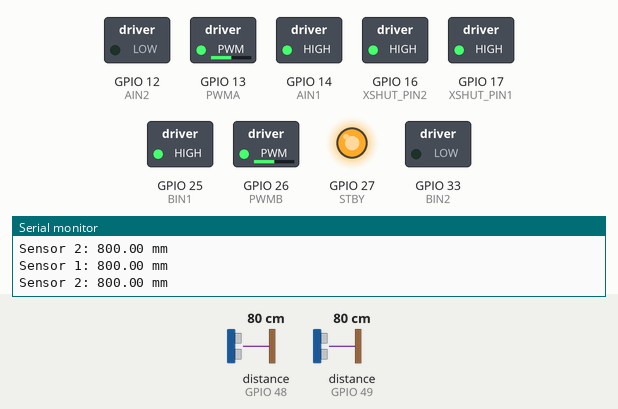
The sketch below on a simulated ESP32. Shown: switched loads named in the sketch (green lamp = pin HIGH), output pins drawn as LEDs (lit = HIGH), the last lines printed to the serial monitor. The inputs (shaded band) are chosen by the test bench; at power-on: distance to the obstacle (sensors on GPIO 49, GPIO 48) 80 cm.

Above: at 1.2 s.
1.3 s: distance to the obstacle (sensor on GPIO 49) set to 17 cm
2.8 s: distance to the obstacle (sensor on GPIO 49) set to 13 cm
At 3.5 s:
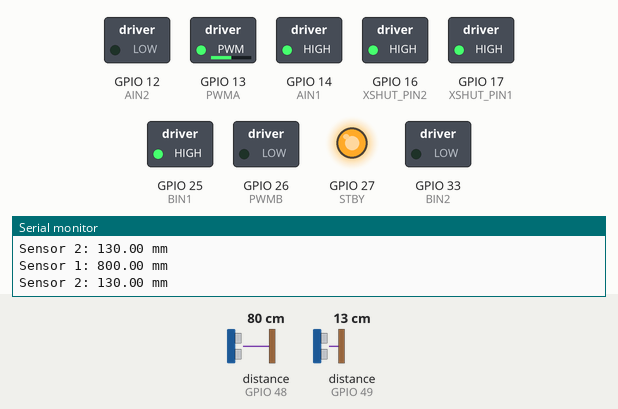
4.5 s: distance to the obstacle (sensor on GPIO 48) set to 17 cm
6.0 s: distance to the obstacle (sensor on GPIO 48) set to 13 cm
At 7.1 s:
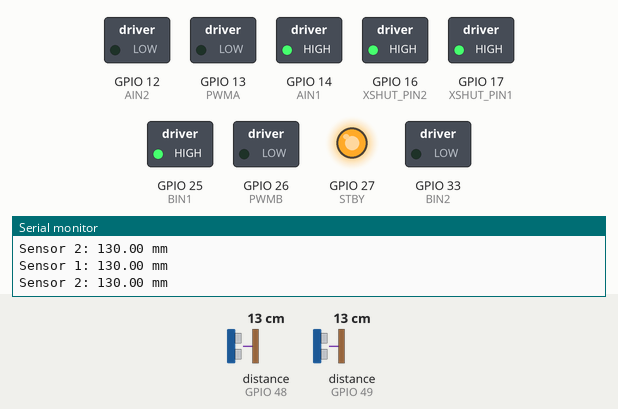
7.7 s: distance to the obstacle (sensor on GPIO 48) set to 18 cm
At 8.3 s:
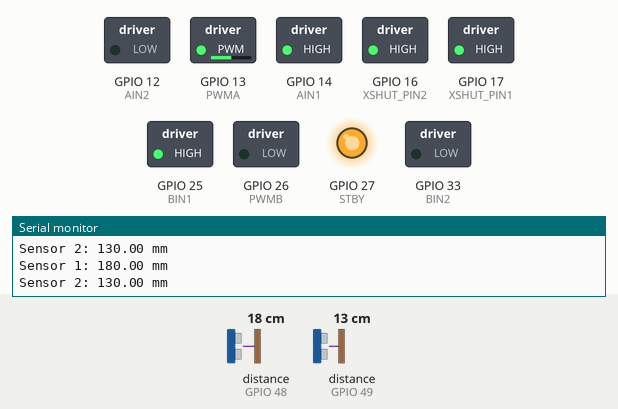
9.4 s: distance to the obstacle (sensor on GPIO 48) set to 2 cm
At 10.8 s:
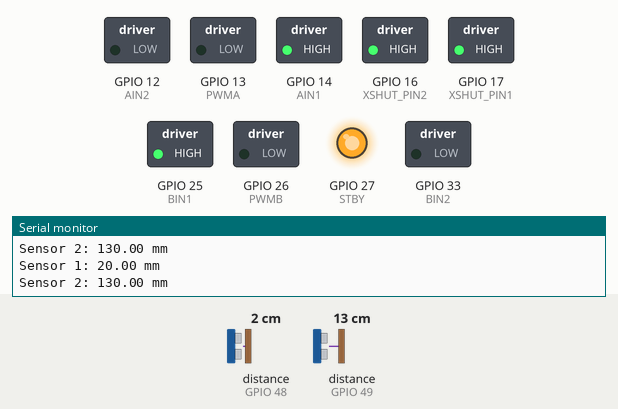
Timing chart, 0 to 12.2 s (numbered marks = the images above; inputs shaded):
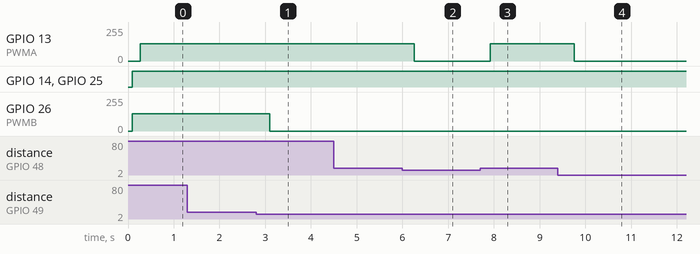

Measured:
- the behaviour switches between 15 and 14 cm on distance to the obstacle (sensor on GPIO 49) (found by bisection; images 0 and 1)
- the behaviour switches between 15 and 14 cm on distance to the obstacle (sensor on GPIO 48) (found by bisection; images 1 and 2)
- after the input at 2.8 s, GPIO 26 (PWMB): 128/255 → 0/255 after 0.29 s
- after the input at 6.0 s, GPIO 13 (PWMA): 128/255 → 0/255 after 0.26 s
- after the input at 7.7 s, GPIO 13 (PWMA): 0/255 → 128/255 after 0.22 s
- after the input at 9.4 s, GPIO 13 (PWMA): 128/255 → 0/255 after 0.35 s

The sketch:

2Sensors2Motors.ino
```cpp
#include <Wire.h>
#include <Adafruit_VL53L0X.h>
#include <Arduino.h>

// Define pin connections for Motor A
#define STBY 27   // Standby pin
#define PWMA 13   // PWM control for Motor A speed
#define AIN1 14   // Control pin 1 for Motor A direction
#define AIN2 12   // Control pin 2 for Motor A direction

// Define pin connections for Motor B
#define PWMB 26   // PWM control for Motor B speed
#define BIN1 25   // Control pin 1 for Motor B direction
#define BIN2 33   // Control pin 2 for Motor B direction


// Create two VL53L0X objects
Adafruit_VL53L0X sensor1 = Adafruit_VL53L0X();
Adafruit_VL53L0X sensor2 = Adafruit_VL53L0X();

// Define XSHUT pins
#define XSHUT_PIN1 17
#define XSHUT_PIN2 16

void setup() {
  Serial.begin(115200);
  while (!Serial);

  // Initialize I2C
  Wire.begin();

  // Initialize XSHUT pins
  pinMode(XSHUT_PIN1, OUTPUT);
  pinMode(XSHUT_PIN2, OUTPUT);

  // Reset both sensors by setting XSHUT low, then high
  digitalWrite(XSHUT_PIN1, LOW);
  digitalWrite(XSHUT_PIN2, LOW);
  delay(10);
  digitalWrite(XSHUT_PIN1, HIGH);
  delay(10);

  // Initialize sensor 1
  if (!sensor1.begin(0x30)) { // Change the address to 0x30
    Serial.println(F("Failed to boot sensor 1"));
    while (1);
  }

  // Reset and initialize sensor 2
  digitalWrite(XSHUT_PIN2, HIGH);
  delay(10);
  if (!sensor2.begin(0x31)) { // Change the address to 0x31
    Serial.println(F("Failed to boot sensor 2"));
    while (1);
  }

  Serial.println(F("VL53L0X dual sensor setup complete"));

  // Set control pins as outputs for Motor A
  pinMode(STBY, OUTPUT);
  pinMode(PWMA, OUTPUT);
  pinMode(AIN1, OUTPUT);
  pinMode(AIN2, OUTPUT);

  // Set control pins as outputs for Motor B
  pinMode(PWMB, OUTPUT);
  pinMode(BIN1, OUTPUT);
  pinMode(BIN2, OUTPUT);

  // Ensure the motor driver is out of standby mode
  digitalWrite(STBY, HIGH);
}

void loop() {


  VL53L0X_RangingMeasurementData_t measure1;
  VL53L0X_RangingMeasurementData_t measure2;

  double distance_1 = measure1.RangeMilliMeter;
  double distance_2 = measure2.RangeMilliMeter;

  // Read from sensor 1
  sensor1.rangingTest(&measure1, false); // Pass in 'true' to get debug data printout!
  if (measure1.RangeStatus != 4) { // Phase failures have incorrect data
    Serial.print("Sensor 1: ");
    Serial.print(distance_1);
    Serial.println(" mm");
  } else {
    Serial.println("Sensor 1: out of range");
  }

  // Read from sensor 2
  sensor2.rangingTest(&measure2, false); // Pass in 'true' to get debug data printout!
  if (measure2.RangeStatus != 4) { // Phase failures have incorrect data
    Serial.print("Sensor 2: ");
    Serial.print(distance_2);
    Serial.println(" mm");
  } else {
    Serial.println("Sensor 2: out of range");
  }

  // Move Motor A forward at half speed
  digitalWrite(AIN1, HIGH);
  digitalWrite(AIN2, LOW);
  analogWrite(PWMA, 128);  // PWM range is 0-255

  // Move Motor B forward at half speed
  digitalWrite(BIN1, HIGH);
  digitalWrite(BIN2, LOW);
  analogWrite(PWMB, 128);  // PWM range is 0-255


  if(distance_1 < 150)
  {
    analogWrite(PWMA, 0);
  }

  if(distance_2 < 150)
  {
    analogWrite(PWMB, 0);
  }


  delay(100);
}
```
